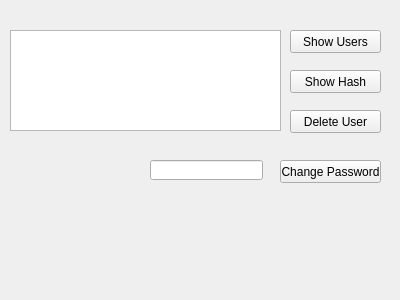
<?xml version="1.0" encoding="UTF-8"?>
<ui version="4.0">
 <class>MyEXUserPanel</class>
 <widget class="QWidget" name="MyEXUserPanel">
  <property name="geometry">
   <rect>
    <x>0</x>
    <y>0</y>
    <width>400</width>
    <height>300</height>
   </rect>
  </property>
  <property name="windowTitle">
   <string>Form</string>
  </property>
  <widget class="QPushButton" name="btnDeleteUser">
   <property name="enabled">
    <bool>true</bool>
   </property>
   <property name="geometry">
    <rect>
     <x>290</x>
     <y>110</y>
     <width>91</width>
     <height>23</height>
    </rect>
   </property>
   <property name="text">
    <string>Delete User</string>
   </property>
  </widget>
  <widget class="QPushButton" name="btnShowUsers">
   <property name="enabled">
    <bool>true</bool>
   </property>
   <property name="geometry">
    <rect>
     <x>290</x>
     <y>30</y>
     <width>91</width>
     <height>23</height>
    </rect>
   </property>
   <property name="text">
    <string>Show Users</string>
   </property>
  </widget>
  <widget class="QPushButton" name="btnShowPW">
   <property name="enabled">
    <bool>true</bool>
   </property>
   <property name="geometry">
    <rect>
     <x>290</x>
     <y>70</y>
     <width>91</width>
     <height>23</height>
    </rect>
   </property>
   <property name="text">
    <string>Show Hash</string>
   </property>
  </widget>
  <widget class="QListWidget" name="lwUsers">
   <property name="enabled">
    <bool>true</bool>
   </property>
   <property name="geometry">
    <rect>
     <x>10</x>
     <y>30</y>
     <width>271</width>
     <height>101</height>
    </rect>
   </property>
  </widget>
  <widget class="QLineEdit" name="edtNewPW">
   <property name="geometry">
    <rect>
     <x>150</x>
     <y>160</y>
     <width>113</width>
     <height>20</height>
    </rect>
   </property>
   <property name="echoMode">
    <enum>QLineEdit::Password</enum>
   </property>
  </widget>
  <widget class="QPushButton" name="btnChangePW">
   <property name="geometry">
    <rect>
     <x>280</x>
     <y>160</y>
     <width>101</width>
     <height>23</height>
    </rect>
   </property>
   <property name="text">
    <string>Change Password</string>
   </property>
  </widget>
 </widget>
 <resources/>
 <connections/>
</ui>
